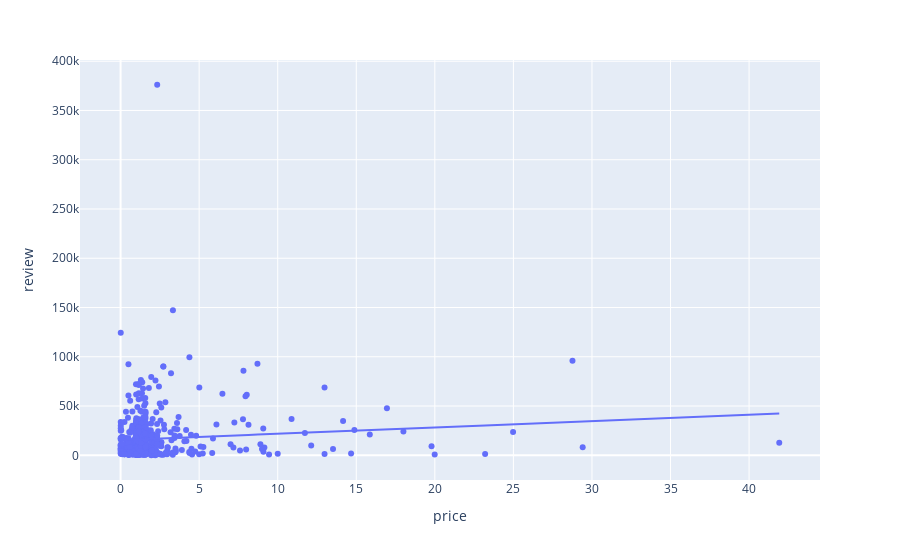

The code cell stored with this chart in its notebook:
### Code cell
fig = px.scatter(df, x="price", y="review", trendline="ols")
fig.show()

### Figure 1 — Plotly figure (JSON) as saved in the notebook; plotly's stock layout.template omitted (floating-point values rounded to 4 significant figures; data arrays with more than 128 entries replaced by an {"elided": "..."} marker saying what was removed)
{"data": [{"hovertemplate": "price=%{x}<br>review=%{y}<extra></extra>", "legendgroup": "", "marker": {"color": "#636efa", "symbol": "circle"}, "mode": "markers", "name": "", "orientation": "v", "showlegend": false, "type": "scatter", "x": {"elided": "568 float values"}, "xaxis": "x", "y": {"elided": "568 int values"}, "yaxis": "y"}, {"hovertemplate": "<b>OLS trendline</b><br>review = 642.989 * price + 15456.1<br>R<sup>2</sup>=0.009657<br><br>price=%{x}<br>review=%{y} <b>(trend)</b><extra></extra>", "legendgroup": "", "marker": {"color": "#636efa", "symbol": "circle"}, "mode": "lines", "name": "", "showlegend": false, "type": "scatter", "x": {"elided": "568 float values"}, "xaxis": "x", "y": {"elided": "568 float values"}, "yaxis": "y"}], "layout": {"legend": {"tracegroupgap": 0}, "margin": {"t": 60}, "xaxis": {"anchor": "y", "domain": [0, 1], "title": {"text": "price"}}, "yaxis": {"anchor": "x", "domain": [0, 1], "title": {"text": "review"}}}}
